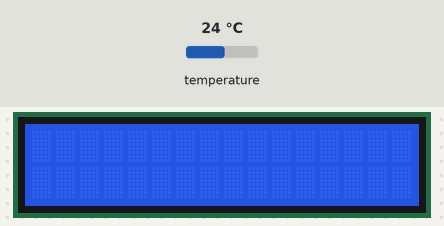
A sketch run on a simulated Arduino Uno, built with avr-gcc and run on an emulated ATmega328P. On the bench: 16×2 character LCD. The test bench sets the inputs (shaded band); at power-on: temperature 24 °C.

Above: at 1.2 s.
1.3 s: temperature set to 12 °C
At 2.2 s:
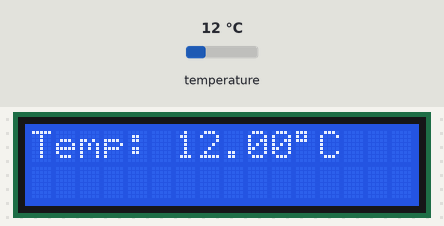
4.9 s: temperature set to 19 °C
At 7.4 s:
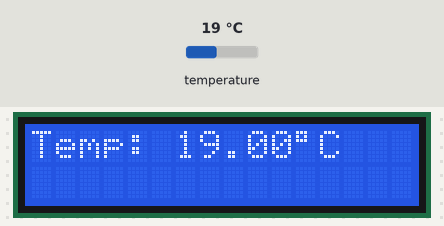
8.5 s: temperature set to 28 °C
At 10.0 s:
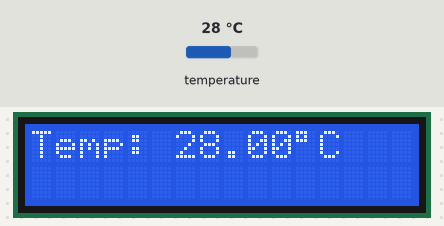
Timing chart, 0 to 11.5 s (numbered marks = the images above; inputs shaded):
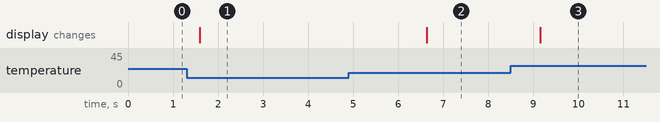

The sketch:

DS18B20.ino
```cpp
#include <LiquidCrystal.h>
#include <OneWire.h>
#include <DallasTemperature.h>

#define ONE_WIRE_BUS 7

LiquidCrystal lcd(13, 12, 8, 9, 10, 11);
OneWire oneWire(ONE_WIRE_BUS);
DallasTemperature sensors(&oneWire);

void setup() {
  lcd.begin(16, 2);
  lcd.clear();
  sensors.begin();
}

void loop() {
  float tempC = -127.0;
  int attempts = 0;

  while ((tempC == -127.0 || tempC == DEVICE_DISCONNECTED_C) && attempts < 5) {
    sensors.requestTemperatures();
    delay(750);
    tempC = sensors.getTempCByIndex(0);
    attempts++;
  }

  lcd.clear();
  lcd.setCursor(0, 0);

  if (tempC == -127.0 || tempC == DEVICE_DISCONNECTED_C) {
    lcd.print("Sensor Error");
  } else {
    lcd.print("Temp: ");
    lcd.print(tempC);
    lcd.print((char)223);
    lcd.print("C");
  }

  delay(1000);
}
```

Measured:
- after the input at 1.3 s, the display: changes after 0.30 s (image 1)
- after the input at 4.9 s, the display: changes after 1.7 s (image 2)
- after the input at 8.5 s, the display: changes after 0.65 s (image 3)
